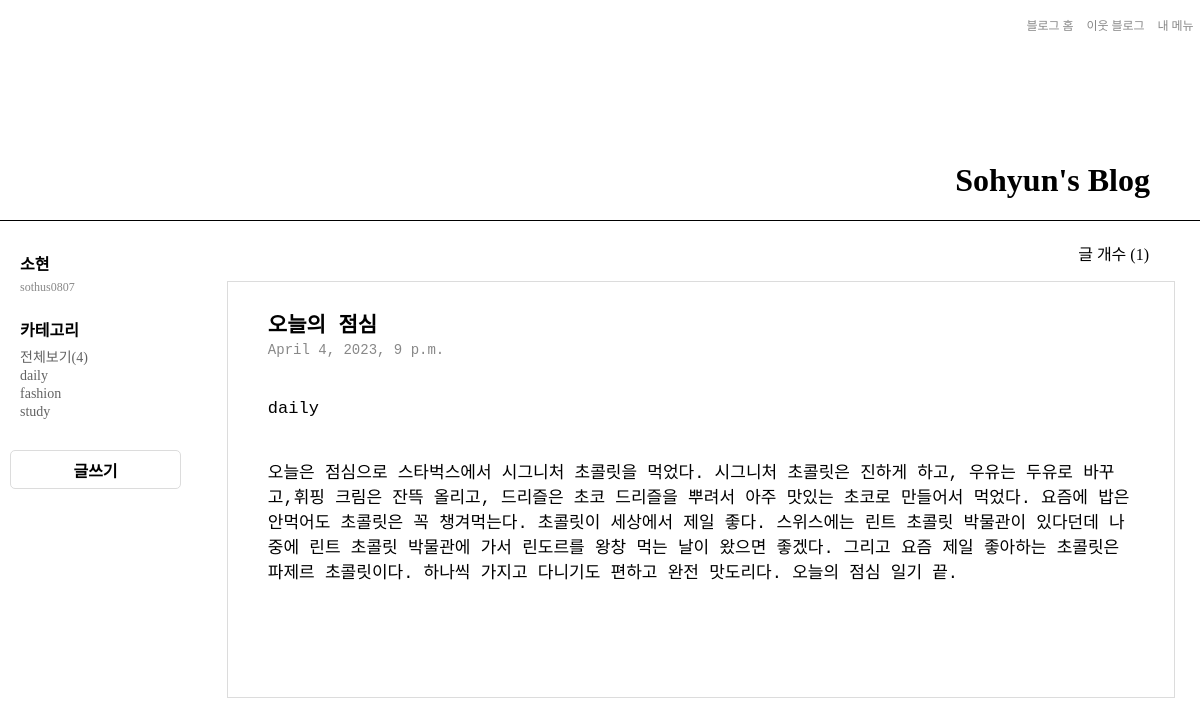
The app's page /detail/daily/, older data.
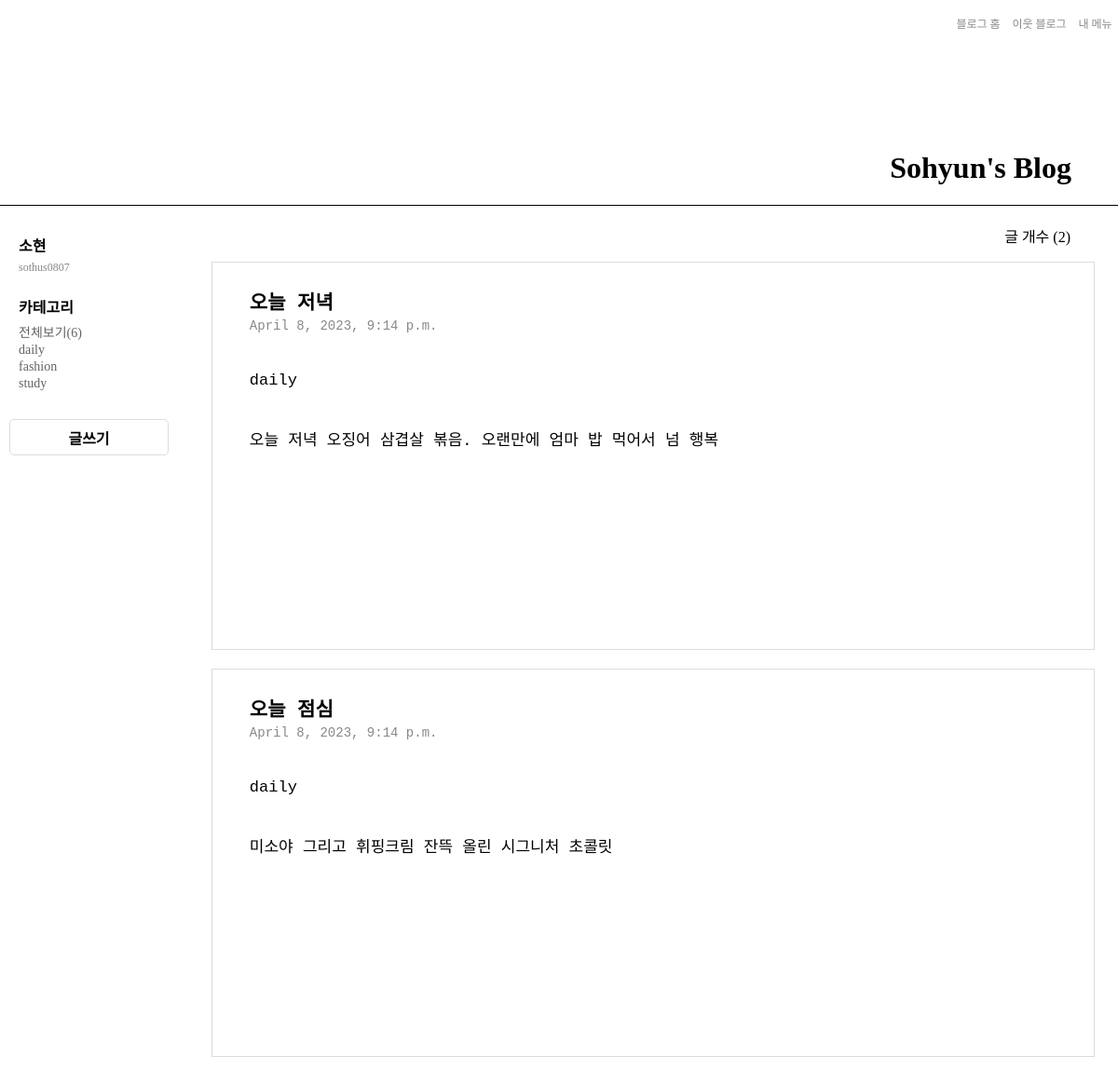
The same page, newer data.
### BlogApp/models.py (models this page shows, shortened)
class Article(models.Model):
    title = models.CharField(max_length=20)
    content = models.TextField()
    date = models.DateTimeField(default=datetime.now())
    category = models.CharField(max_length=1, null=True)

### BlogApp/views.py (the view)
# urls.py: path("detail/<str:category_nm>/", views.detail, name="detail"),
def detail(request, category_nm):
    all_count = Article.objects.all().count()
    articles = Article.objects.filter(category=category_nm)
    count = articles.count()
    categorys = ['daily', 'fashion', 'study']
    return render(request, "detail.html", {'articles': articles, 'categorys': categorys, 'count': count, 'all_count': all_count})

### BlogApp/templates/detail.html (shortened to what this page needs)
<!DOCTYPE html>
<html lang="en">
<head>
    {% load static %}
    <link rel="stylesheet" type="text/css" href="{% static 'detail.css' %}" />
</head>
<body>
    <div class="background">
        <div class="header">
            <ul>
                <li><a href="#">블로그 홈</a></li>
                <li><a href="#">이웃 블로그</a></li>
                <li><a href="#">내 메뉴</a></li>
            </ul>
            <h1>Sohyun's Blog</h1>
        </div>
        <div class="main">
            <div class="sidebar">
                <div class="profile flex">
                    <span id="user_nm">소현</span>
                    <span>sothus0807</span>
                </div>
                <div class="category">
                    <span>카테고리</span>
                    <ul>
                        <li><a href="{% url 'home' %}">전체보기({{ all_count }})</a></li>
                        {% for category in categorys %}
                        <li><a href="{% url 'detail' category %}">{{ category }}</a></li>
                        {% endfor %}
                    </ul>
                </div>
                <a class="button flex" href="{% url 'create' %}">글쓰기</a>
            </div>
            <div class="content">
                <span class="count">글 개수 ({{ count }})</span>
                <ul>
                    {% for article in articles %}
                    <li>
                        <h3>{{ article.title }}</h3>
                        <span>{{ article.date }}</span>
                        <p>{{ article.category }}</p>
                        <p>{{ article.content }}</p>
                    </li>
                    {% endfor %}
                </ul>
            </div>
        </div>
    </div>
</body>
</html>

Row changes from the older to the newer data that the page shows:
removed Article: title "오늘의 점심", date "April 4, 2023, 9 p.m.", category "daily", content "오늘은 점심으로 스타벅스에서 시그니처 초콜릿을 먹었다. 시그니처 초콜릿은 진하게 하고, 우유는 두유로 바꾸고,휘핑 크림은 잔뜩 올리고, 드리즐은 초코 드리즐을 뿌려서 아주 맛있는 초코로 만들어서 먹었다. 요즘에 밥은 안먹어도 초콜릿은 꼭 챙겨먹는다. 초콜릿이 세상에서 제일 좋다. 스위스에는 린트 초콜릿 박물관이 있다던데 나중에 린트 초콜릿 박물관에 가서 린도르를 왕창 먹는 날이 왔으면 좋겠다. 그리고 요즘 제일 좋아하는 초콜릿은 파제르 초콜릿이다. 하나씩 가지고 다니기도 편하고 완전 맛도리다. 오늘의 점심 일기 끝."
added Article: title "오늘 저녁", date "April 8, 2023, 9:14 p.m.", category "daily", content "오늘 저녁 오징어 삼겹살 볶음. 오랜만에 엄마 밥 먹어서 넘 행복"
added Article: title "오늘 점심", date "April 8, 2023, 9:14 p.m.", category "daily", content "미소야 그리고 휘핑크림 잔뜩 올린 시그니처 초콜릿"
Text that changed along with them:
{{ all_count }}: "4" → "6"
{{ count }}: "1" → "2"
